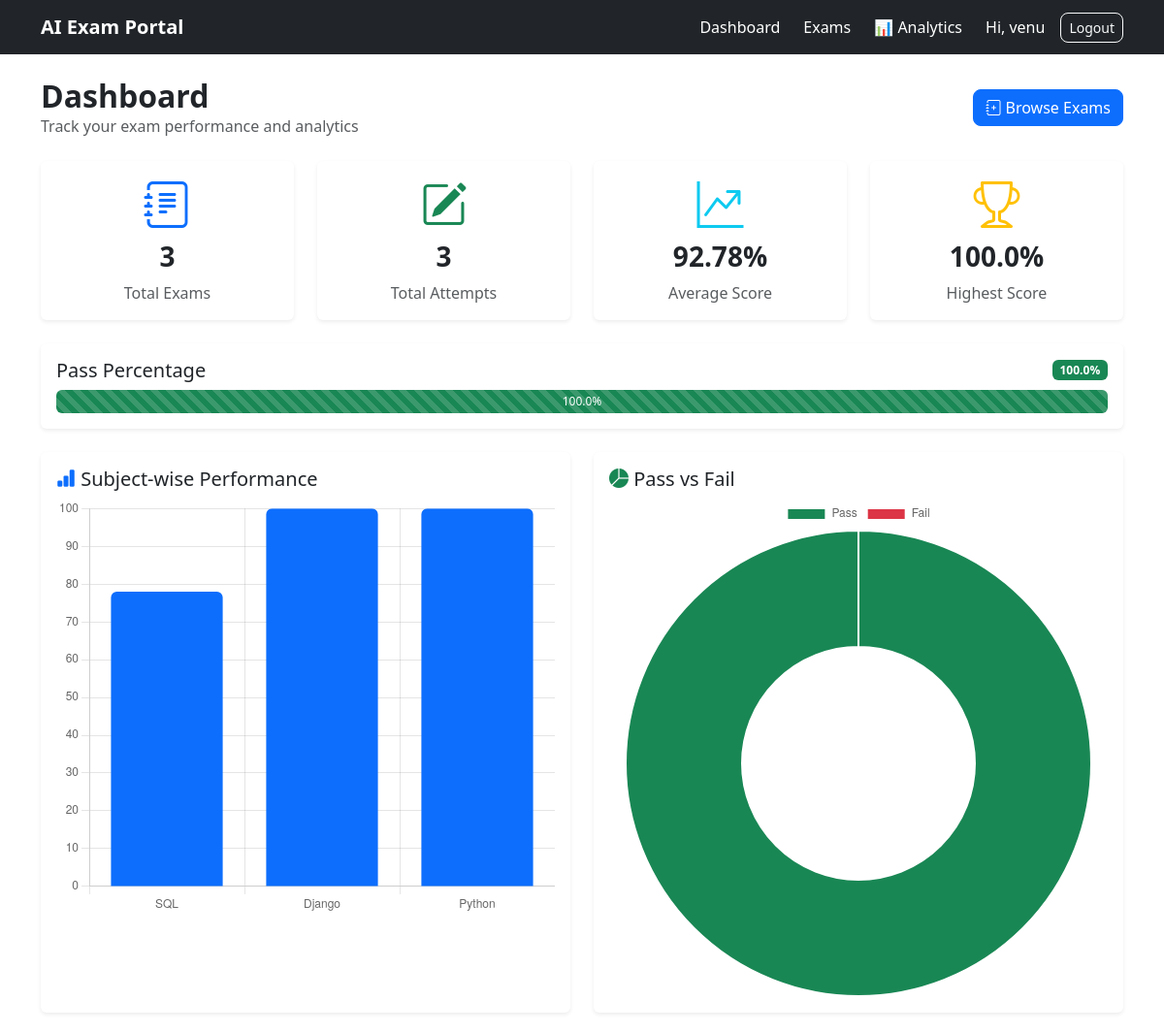
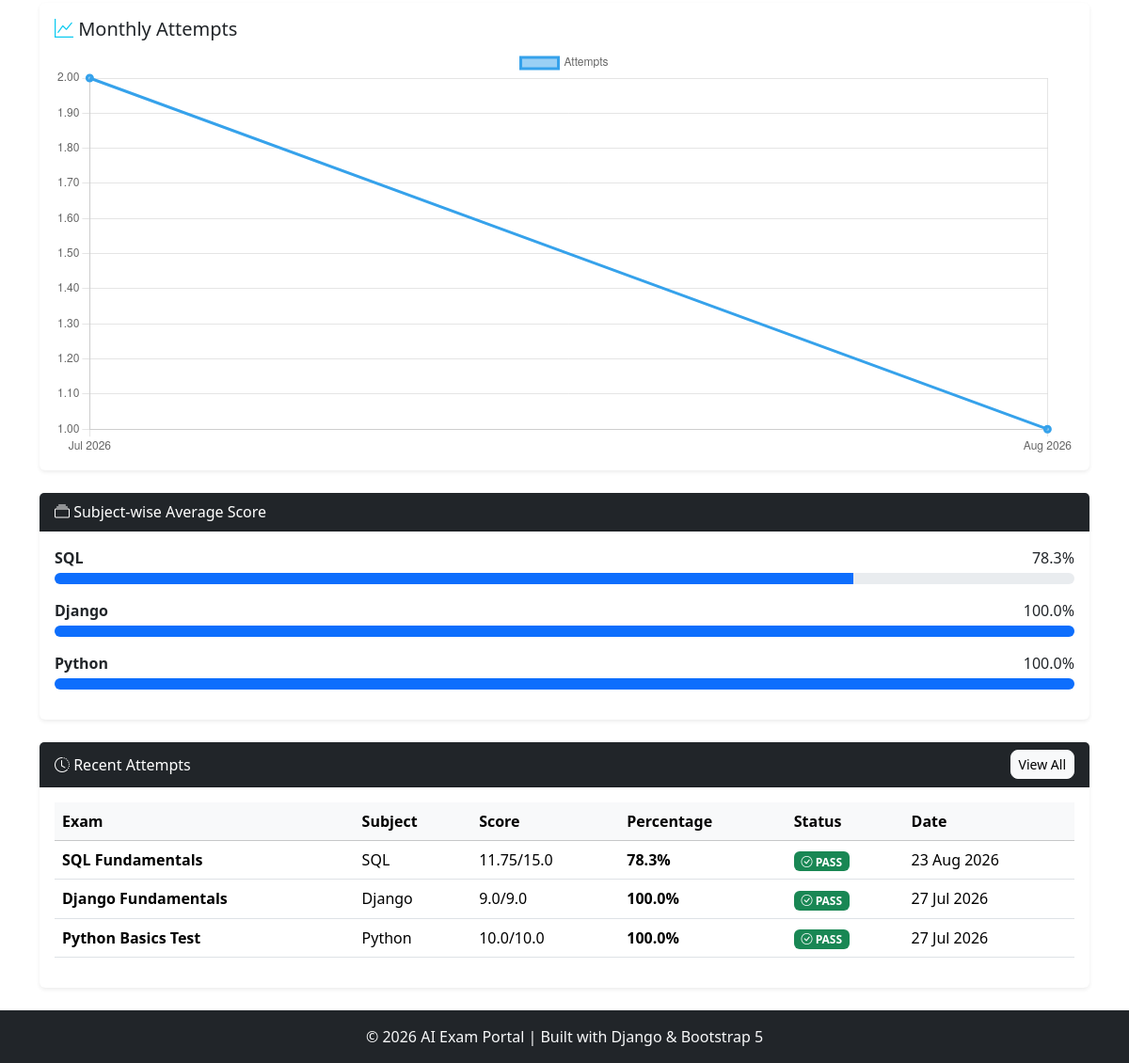
The app's page / (signed in) with its own data (2 pictures, top to bottom).
### exams/models.py (models this page shows, shortened)
class Exam(models.Model):
    DIFFICULTY_CHOICES = [
        ('Easy', 'Easy'),
        ('Medium', 'Medium'),
        ('Hard', 'Hard'),
    ]
    title = models.CharField(max_length=200)
    subject = models.CharField(max_length=100)
    description = models.TextField(blank=True)
    duration_minutes = models.PositiveIntegerField(default=30)
    negative_marking = models.BooleanField(
        default=False,
        help_text="Enable negative marking for incorrect answers."
    )
    negative_marks = models.FloatField(
        default=0.25,
        help_text="Marks deducted for each incorrect answer."
    )
    marks_per_question = models.FloatField(
        default=1,
        help_text="Marks awarded for each correct answer."
    )
    difficulty = models.CharField(
        max_length=10,
        choices=DIFFICULTY_CHOICES
    )
    created_by = models.ForeignKey(
        User,
        on_delete=models.CASCADE
    )
    created_at = models.DateTimeField(
        auto_now_add=True
    )
    class Meta:
        ordering = ['-created_at']

class ExamAttempt(models.Model):
    student = models.ForeignKey(
        User,
        on_delete=models.CASCADE,
        related_name="exam_attempts"
    )
    exam = models.ForeignKey(
        Exam,
        on_delete=models.CASCADE,
        related_name="attempts"
    )
    started_at = models.DateTimeField(
        auto_now_add=True
    )
    submitted_at = models.DateTimeField(
        null=True,
        blank=True
    )
    score = models.FloatField(
        default=0
    )
    total_marks = models.FloatField(default=0)
    is_submitted = models.BooleanField(
        default=False
    )
    class Meta:
        ordering = ['-started_at']
        constraints = [
            models.UniqueConstraint(
                fields=[
                    'student',
                    'exam'
                ],
                condition=Q(
                    is_submitted=True
                ),
                name="unique_submitted_attempt"
            )
        ]
    @property
    def percentage(self):
        if self.total_marks == 0:
            return 0
        return round(
            (self.score / self.total_marks) * 100,
            2
        )
    @property
    def is_passed(self):
        return self.percentage >= 40

### exams/views.py (the view)
# urls.py: path('', DashboardView.as_view(), name='dashboard'),
class DashboardView(LoginRequiredMixin, TemplateView):
    template_name = "dashboard.html"
    def get_context_data(self, **kwargs):
        context = super().get_context_data(**kwargs)
        attempts = ExamAttempt.objects.filter(
            student=self.request.user,
            is_submitted=True
        ).select_related("exam")
        percentages = []
        for attempt in attempts:
            if attempt.total_marks > 0:
                percentages.append(
                    (attempt.score / attempt.total_marks) * 100
                )
        average_score = (
            round(sum(percentages) / len(percentages), 2)
            if percentages else 0
        )
        highest_score = (
            round(max(percentages), 2)
            if percentages else 0
        )
        passed_count = sum(
            1 for p in percentages if p >= 40
        )
        failed_count = len(percentages) - passed_count
        pass_percentage = (
            round((passed_count / len(percentages)) * 100, 2)
            if percentages else 0
        )
        subject_stats = []
        subjects = attempts.values_list(
            "exam__subject",
            flat=True
        ).distinct()
        for subject in subjects:
            subject_attempts = attempts.filter(
                exam__subject=subject
            )
            subject_percentages = []
            for attempt in subject_attempts:
                if attempt.total_marks > 0:
                    subject_percentages.append(
                        (attempt.score / attempt.total_marks) * 100
                    )
            avg_percentage = (
                round(
                    sum(subject_percentages) / len(subject_percentages),
                    2
                )
                if subject_percentages else 0
            )
            subject_stats.append({
                "exam__subject": subject,
                "avg_score": avg_percentage,
            })
        monthly_attempts = (
            attempts
            .annotate(month=TruncMonth("submitted_at"))
            .values("month")
            .annotate(count=Count("id"))
            .order_by("month")
        )
        context.update({
            "total_exams": Exam.objects.count(),
            "total_attempts": attempts.count(),
            "average_score": average_score,
            "highest_score": highest_score,
            "pass_percentage": pass_percentage,
            "passed_count": passed_count,
            "failed_count": failed_count,
            "pass_count": passed_count,
            "fail_count": failed_count,
            "subject_stats": subject_stats,
            "monthly_attempts": monthly_attempts,
            "recent_attempts": attempts.order_by(
                "-submitted_at"
            )[:5],
        })
        return context

### templates/dashboard.html (shortened to what this page needs)
{% extends 'base.html' %}
{% block content %}
<div class="d-flex justify-content-between align-items-center mb-4">
    <div>
        <h2 class="fw-bold mb-0">Dashboard</h2>
        <p class="text-muted mb-0">Track your exam performance and analytics</p>
    </div>
    <a href="{% url 'exam_list' %}" class="btn btn-primary">
        <i class="bi bi-journal-plus"></i> Browse Exams
    </a>
</div>
<div class="row g-4 mb-4">
    <div class="col-md-3">
        <div class="card border-0 shadow-sm h-100">
            <div class="card-body text-center">
                <i class="bi bi-journal-text display-5 text-primary"></i>
                <h3 class="fw-bold mt-2">{{ total_exams }}</h3>
                <p class="text-muted mb-0">Total Exams</p>
            </div>
        </div>
    </div>
    <div class="col-md-3">
        <div class="card border-0 shadow-sm h-100">
            <div class="card-body text-center">
                <i class="bi bi-pencil-square display-5 text-success"></i>
                <h3 class="fw-bold mt-2">{{ total_attempts }}</h3>
                <p class="text-muted mb-0">Total Attempts</p>
            </div>
        </div>
    </div>
    <div class="col-md-3">
        <div class="card border-0 shadow-sm h-100">
            <div class="card-body text-center">
                <i class="bi bi-graph-up-arrow display-5 text-info"></i>
                <h3 class="fw-bold mt-2">{{ average_score|default:0 }}%</h3>
                <p class="text-muted mb-0">Average Score</p>
            </div>
        </div>
    </div>
    <div class="col-md-3">
        <div class="card border-0 shadow-sm h-100">
            <div class="card-body text-center">
                <i class="bi bi-trophy display-5 text-warning"></i>
                <h3 class="fw-bold mt-2">{{ highest_score|default:0 }}%</h3>
                <p class="text-muted mb-0">Highest Score</p>
            </div>
        </div>
    </div>
</div>
<div class="card border-0 shadow-sm mb-4">
    <div class="card-body">
        <div class="d-flex justify-content-between align-items-center mb-2">
            <h5 class="mb-0">Pass Percentage</h5>
            <span class="badge bg-success">{{ pass_percentage|default:0 }}%</span>
        </div>
        <div class="progress" style="height: 24px;">
            <div class="progress-bar bg-success progress-bar-striped progress-bar-animated"
                role="progressbar"
                style="width: {{ pass_percentage|default:0 }}%;"
                aria-valuenow="{{ pass_percentage|default:0 }}"
                aria-valuemin="0"
                aria-valuemax="100">
                {{ pass_percentage|default:0 }}%
            </div>
        </div>
    </div>
</div>
<div class="row g-4 mb-4">
    <div class="col-lg-6">
        <div class="card border-0 shadow-sm h-100">
            <div class="card-body">
                <h5 class="card-title">
                    <i class="bi bi-bar-chart-fill text-primary"></i>
                    Subject-wise Performance
                </h5>
                <canvas id="subjectChart" height="250"></canvas>
            </div>
        </div>
    </div>
    <div class="col-lg-6">
        <div class="card border-0 shadow-sm h-100">
            <div class="card-body">
                <h5 class="card-title">
                    <i class="bi bi-pie-chart-fill text-success"></i>
                    Pass vs Fail
                </h5>
                <canvas id="resultChart" height="250"></canvas>
            </div>
        </div>
    </div>
</div>
<div class="card border-0 shadow-sm mb-4">
    <div class="card-body">
        <h5 class="card-title">
            <i class="bi bi-graph-up text-info"></i>
            Monthly Attempts
        </h5>
        <canvas id="monthlyChart" height="120"></canvas>
    </div>
</div>
<div class="card border-0 shadow-sm mb-4">
    <div class="card-header bg-dark text-white">
        <i class="bi bi-collection"></i> Subject-wise Average Score
    </div>
    <div class="card-body">
        {% if subject_stats %}
            {% for stat in subject_stats %}
                <div class="mb-3">
                    <div class="d-flex justify-content-between mb-1">
                        <span class="fw-semibold">{{ stat.exam__subject }}</span>
                        <span>{{ stat.avg_score|default:0|floatformat:1 }}%</span>
                    </div>
                    <div class="progress" style="height: 12px;">
                        <div class="progress-bar bg-primary"
                             role="progressbar"
                             style="width: {{ stat.avg_score|default:0 }}%">
                        </div>
                    </div>
                </div>
            {% endfor %}
        {% else %}
            <div class="text-center py-4">
                <i class="bi bi-bar-chart display-5 text-muted"></i>
                <p class="text-muted mt-3 mb-0">No subject statistics available yet.</p>
            </div>
        {% endif %}
    </div>
</div>
<div class="card border-0 shadow-sm">
    <div class="card-header bg-dark text-white d-flex justify-content-between align-items-center">
        <span><i class="bi bi-clock-history"></i> Recent Attempts</span>
        <a href="{% url 'result_history' %}" class="btn btn-sm btn-light">
            View All
        </a>
    </div>
    <div class="card-body">
        {% if recent_attempts %}
            <div class="table-responsive">
                <table class="table table-hover align-middle">
                    <thead class="table-light">
                        <tr>
                            <th>Exam</th>
                            <th>Subject</th>
                            <th>Score</th>
                            <th>Percentage</th>
                            <th>Status</th>
                            <th>Date</th>
                        </tr>
                    </thead>
                    <tbody>
                        {% for attempt in recent_attempts %}
                        <tr>
                            <td class="fw-semibold">{{ attempt.exam.title }}</td>
                            <td>{{ attempt.exam.subject }}</td>
                            <td>{{ attempt.score }}/{{ attempt.total_marks }}</td>
                            <td>
                                <span class="fw-semibold">
                                    {{ attempt.percentage|floatformat:1 }}%
                                </span>
                            </td>
                            <td>
                                {% if attempt.is_passed %}
                                    <span class="badge bg-success">
                                        <i class="bi bi-check-circle"></i> PASS
                                    </span>
                                {% else %}
                                    <span class="badge bg-danger">
                                        <i class="bi bi-x-circle"></i> FAIL
                                    </span>
                                {% endif %}
                            </td>
                            <td>{{ attempt.submitted_at|date:"d M Y" }}</td>
                        </tr>
                        {% endfor %}
                    </tbody>
                </table>
            </div>
        {% endif %}
    </div>
</div>
{% endblock %}
{% block extra_js %}
<script>
// Subject-wise chart
const subjectLabels = [
    {% for s in subject_stats %}
        "{{ s.exam__subject }}"{% if not forloop.last %},{% endif %}
    {% empty %}
        "No Data"
    {% endfor %}
];
const subjectScores = [
    {% for s in subject_stats %}
        {{ s.avg_score|default:0|floatformat:0 }}{% if not forloop.last %},{% endif %}
    {% empty %}
        0
    {% endfor %}
];
new Chart(document.getElementById('subjectChart'), {
    type: 'bar',
    data: {
        labels: subjectLabels,
        datasets: [{
            label: 'Average Score (%)',
            data: subjectScores,
            backgroundColor: '#0d6efd',
            borderRadius: 6
        }]
    },
    options: {
        responsive: true,
        plugins: {
            legend: { display: false }
        },
        scales: {
            y: {
                beginAtZero: true,
                max: 100
            }
        }
    }
});
// Pass vs Fail chart
new Chart(document.getElementById('resultChart'), {
    type: 'doughnut',
    data: {
        labels: ['Pass', 'Fail'],
        datasets: [{
            data: [{{ pass_count|default:0 }}, {{ fail_count|default:0 }}],
            backgroundColor: ['#198754', '#dc3545']
        }]
    },
    options: {
        responsive: true
    }
});
// Monthly attempts chart
const monthlyLabels = [
    {% for m in monthly_attempts %}
        "{{ m.month|date:'M Y' }}"{% if not forloop.last %},{% endif %}
    {% empty %}
        "No Data"
    {% endfor %}
];
const monthlyCounts = [
    {% for m in monthly_attempts %}
        {{ m.count|default:0 }}{% if not forloop.last %},{% endif %}
    {% empty %}
        0
    {% endfor %}
];
new Chart(document.getElementById('monthlyChart'), {
    type: 'line',
    data: {
        labels: monthlyLabels,
        datasets: [{
            label: 'Attempts',
            data: monthlyCounts,
            tension: 0.4,
            fill: false,
            borderWidth: 3
        }]
    },
    options: {
        responsive: true
    }
});
</script>
{% endblock %}

### templates/base.html (shortened to what this page needs)
<!DOCTYPE html>
<html lang="en">
<head>
    <link href="https://cdn.jsdelivr.net/npm/bootstrap@5.3.3/dist/css/bootstrap.min.css" rel="stylesheet">
    <link rel="stylesheet"
          href="https://cdn.jsdelivr.net/npm/bootstrap-icons@1.11.3/font/bootstrap-icons.min.css">
</head>
<body class="d-flex flex-column min-vh-100">
<nav class="navbar navbar-expand-lg navbar-dark bg-dark">
    <div class="container">
        <a class="navbar-brand fw-bold" href="/">
            AI Exam Portal
        </a>
        <div class="collapse navbar-collapse" id="mainNavbar">
            <div class="navbar-nav ms-auto align-items-lg-center gap-lg-2">
                <a href="{% url 'dashboard' %}"
                   class="nav-link text-white">
                    Dashboard
                </a>
                <a href="{% url 'exam_list' %}"
                   class="nav-link text-white">
                    Exams
                </a>
                <a href="{% url 'performance_analytics' %}"
                   class="nav-link text-white">
                    📊 Analytics
                </a>
                {% if user.is_authenticated %}
                    <span class="nav-link text-white">
                        Hi, {{ user.username }}
                    </span>
                    <form method="post"
                          action="{% url 'logout' %}"
                          class="d-lg-inline">
                        <button type="submit"
                                class="btn btn-outline-light btn-sm w-100 w-lg-auto">
                            Logout
                        </button>
                    </form>
                {% endif %}
            </div>
        </div>
    </div>
</nav>
<main class="container py-4 flex-grow-1">
    {% block content %}{% endblock %}
</main>
<footer class="bg-dark text-light text-center py-3 mt-auto">
    <p class="mb-0">
        © 2026 AI Exam Portal | Built with Django  & Bootstrap 5
    </p>
</footer>
{% block extra_js %}
{% endblock %}
</body>
</html>

### templates/base.html (style rules this page uses)
.btn { transition: all 0.25s ease; border-radius: 8px; }

### records on screen
Exam: exam__subject "SQL", avg_score "78.3", {{ stat.avg_score|default:0 }} 78.33 (drawn)
Exam: exam__subject "Django", avg_score "100.0"
Exam: exam__subject "Python", avg_score "100.0"
ExamAttempt: exam "SQL Fundamentals", exam.subject "SQL", score "11.75", total_marks "15.0", percentage "78.3", shows "PASS", submitted_at "23 Aug 2026"
ExamAttempt: exam "Django Fundamentals", exam.subject "Django", score "9.0", total_marks "9.0", percentage "100.0", shows "PASS", submitted_at "27 Jul 2026"
ExamAttempt: exam "Python Basics Test", exam.subject "Python", score "10.0", total_marks "10.0", percentage "100.0", shows "PASS", submitted_at "27 Jul 2026"

### other values on screen
{{ user.username }} "venu"
{{ total_exams }} "3"
{{ total_attempts }} "3"
{{ average_score|default:0 }} "92.78"
{{ highest_score|default:0 }} "100.0"
{{ pass_percentage|default:0 }} "100.0"
chart data {{ s.exam__subject }} SQL, Django, Python
chart data {{ s.avg_score|default:0|floatformat:0 }} 78, 100, 100
chart data {{ fail_count|default:0 }} 0
